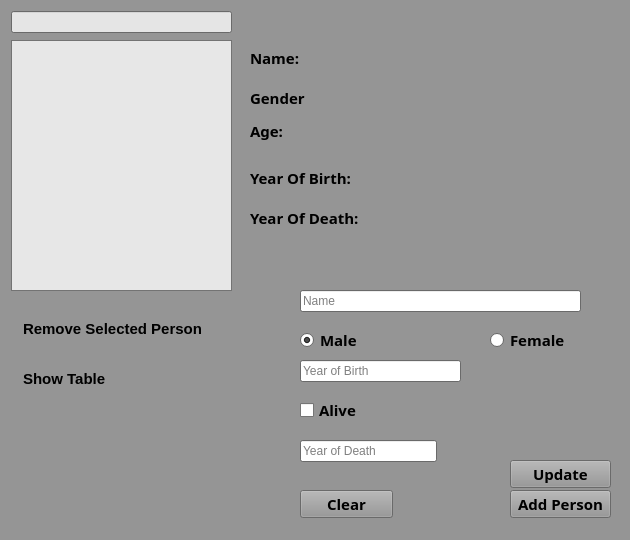
<?xml version="1.0" encoding="UTF-8"?>
<ui version="4.0">
 <class>PersonMenu</class>
 <widget class="QWidget" name="PersonMenu">
  <property name="geometry">
   <rect>
    <x>0</x>
    <y>0</y>
    <width>630</width>
    <height>540</height>
   </rect>
  </property>
  <property name="palette">
   <palette>
    <active>
     <colorrole role="WindowText">
      <brush brushstyle="SolidPattern">
       <color alpha="255">
        <red>0</red>
        <green>0</green>
        <blue>0</blue>
       </color>
      </brush>
     </colorrole>
     <colorrole role="Button">
      <brush brushstyle="SolidPattern">
       <color alpha="255">
        <red>149</red>
        <green>149</green>
        <blue>149</blue>
       </color>
      </brush>
     </colorrole>
     <colorrole role="Light">
      <brush brushstyle="SolidPattern">
       <color alpha="255">
        <red>224</red>
        <green>224</green>
        <blue>224</blue>
       </color>
      </brush>
     </colorrole>
     <colorrole role="Midlight">
      <brush brushstyle="SolidPattern">
       <color alpha="255">
        <red>186</red>
        <green>186</green>
        <blue>186</blue>
       </color>
      </brush>
     </colorrole>
     <colorrole role="Dark">
      <brush brushstyle="SolidPattern">
       <color alpha="255">
        <red>74</red>
        <green>74</green>
        <blue>74</blue>
       </color>
      </brush>
     </colorrole>
     <colorrole role="Mid">
      <brush brushstyle="SolidPattern">
       <color alpha="255">
        <red>99</red>
        <green>99</green>
        <blue>99</blue>
       </color>
      </brush>
     </colorrole>
     <colorrole role="Text">
      <brush brushstyle="SolidPattern">
       <color alpha="255">
        <red>0</red>
        <green>0</green>
        <blue>0</blue>
       </color>
      </brush>
     </colorrole>
     <colorrole role="BrightText">
      <brush brushstyle="SolidPattern">
       <color alpha="255">
        <red>255</red>
        <green>255</green>
        <blue>255</blue>
       </color>
      </brush>
     </colorrole>
     <colorrole role="ButtonText">
      <brush brushstyle="SolidPattern">
       <color alpha="255">
        <red>0</red>
        <green>0</green>
        <blue>0</blue>
       </color>
      </brush>
     </colorrole>
     <colorrole role="Base">
      <brush brushstyle="SolidPattern">
       <color alpha="255">
        <red>255</red>
        <green>255</green>
        <blue>255</blue>
       </color>
      </brush>
     </colorrole>
     <colorrole role="Window">
      <brush brushstyle="SolidPattern">
       <color alpha="255">
        <red>149</red>
        <green>149</green>
        <blue>149</blue>
       </color>
      </brush>
     </colorrole>
     <colorrole role="Shadow">
      <brush brushstyle="SolidPattern">
       <color alpha="255">
        <red>0</red>
        <green>0</green>
        <blue>0</blue>
       </color>
      </brush>
     </colorrole>
     <colorrole role="AlternateBase">
      <brush brushstyle="SolidPattern">
       <color alpha="255">
        <red>202</red>
        <green>202</green>
        <blue>202</blue>
       </color>
      </brush>
     </colorrole>
     <colorrole role="ToolTipBase">
      <brush brushstyle="SolidPattern">
       <color alpha="255">
        <red>255</red>
        <green>255</green>
        <blue>220</blue>
       </color>
      </brush>
     </colorrole>
     <colorrole role="ToolTipText">
      <brush brushstyle="SolidPattern">
       <color alpha="255">
        <red>0</red>
        <green>0</green>
        <blue>0</blue>
       </color>
      </brush>
     </colorrole>
    </active>
    <inactive>
     <colorrole role="WindowText">
      <brush brushstyle="SolidPattern">
       <color alpha="255">
        <red>0</red>
        <green>0</green>
        <blue>0</blue>
       </color>
      </brush>
     </colorrole>
     <colorrole role="Button">
      <brush brushstyle="SolidPattern">
       <color alpha="255">
        <red>149</red>
        <green>149</green>
        <blue>149</blue>
       </color>
      </brush>
     </colorrole>
     <colorrole role="Light">
      <brush brushstyle="SolidPattern">
       <color alpha="255">
        <red>224</red>
        <green>224</green>
        <blue>224</blue>
       </color>
      </brush>
     </colorrole>
     <colorrole role="Midlight">
      <brush brushstyle="SolidPattern">
       <color alpha="255">
        <red>186</red>
        <green>186</green>
        <blue>186</blue>
       </color>
      </brush>
     </colorrole>
     <colorrole role="Dark">
      <brush brushstyle="SolidPattern">
       <color alpha="255">
        <red>74</red>
        <green>74</green>
        <blue>74</blue>
       </color>
      </brush>
     </colorrole>
     <colorrole role="Mid">
      <brush brushstyle="SolidPattern">
       <color alpha="255">
        <red>99</red>
        <green>99</green>
        <blue>99</blue>
       </color>
      </brush>
     </colorrole>
     <colorrole role="Text">
      <brush brushstyle="SolidPattern">
       <color alpha="255">
        <red>0</red>
        <green>0</green>
        <blue>0</blue>
       </color>
      </brush>
     </colorrole>
     <colorrole role="BrightText">
      <brush brushstyle="SolidPattern">
       <color alpha="255">
        <red>255</red>
        <green>255</green>
        <blue>255</blue>
       </color>
      </brush>
     </colorrole>
     <colorrole role="ButtonText">
      <brush brushstyle="SolidPattern">
       <color alpha="255">
        <red>0</red>
        <green>0</green>
        <blue>0</blue>
       </color>
      </brush>
     </colorrole>
     <colorrole role="Base">
      <brush brushstyle="SolidPattern">
       <color alpha="255">
        <red>255</red>
        <green>255</green>
        <blue>255</blue>
       </color>
      </brush>
     </colorrole>
     <colorrole role="Window">
      <brush brushstyle="SolidPattern">
       <color alpha="255">
        <red>149</red>
        <green>149</green>
        <blue>149</blue>
       </color>
      </brush>
     </colorrole>
     <colorrole role="Shadow">
      <brush brushstyle="SolidPattern">
       <color alpha="255">
        <red>0</red>
        <green>0</green>
        <blue>0</blue>
       </color>
      </brush>
     </colorrole>
     <colorrole role="AlternateBase">
      <brush brushstyle="SolidPattern">
       <color alpha="255">
        <red>202</red>
        <green>202</green>
        <blue>202</blue>
       </color>
      </brush>
     </colorrole>
     <colorrole role="ToolTipBase">
      <brush brushstyle="SolidPattern">
       <color alpha="255">
        <red>255</red>
        <green>255</green>
        <blue>220</blue>
       </color>
      </brush>
     </colorrole>
     <colorrole role="ToolTipText">
      <brush brushstyle="SolidPattern">
       <color alpha="255">
        <red>0</red>
        <green>0</green>
        <blue>0</blue>
       </color>
      </brush>
     </colorrole>
    </inactive>
    <disabled>
     <colorrole role="WindowText">
      <brush brushstyle="SolidPattern">
       <color alpha="255">
        <red>74</red>
        <green>74</green>
        <blue>74</blue>
       </color>
      </brush>
     </colorrole>
     <colorrole role="Button">
      <brush brushstyle="SolidPattern">
       <color alpha="255">
        <red>149</red>
        <green>149</green>
        <blue>149</blue>
       </color>
      </brush>
     </colorrole>
     <colorrole role="Light">
      <brush brushstyle="SolidPattern">
       <color alpha="255">
        <red>224</red>
        <green>224</green>
        <blue>224</blue>
       </color>
      </brush>
     </colorrole>
     <colorrole role="Midlight">
      <brush brushstyle="SolidPattern">
       <color alpha="255">
        <red>186</red>
        <green>186</green>
        <blue>186</blue>
       </color>
      </brush>
     </colorrole>
     <colorrole role="Dark">
      <brush brushstyle="SolidPattern">
       <color alpha="255">
        <red>74</red>
        <green>74</green>
        <blue>74</blue>
       </color>
      </brush>
     </colorrole>
     <colorrole role="Mid">
      <brush brushstyle="SolidPattern">
       <color alpha="255">
        <red>99</red>
        <green>99</green>
        <blue>99</blue>
       </color>
      </brush>
     </colorrole>
     <colorrole role="Text">
      <brush brushstyle="SolidPattern">
       <color alpha="255">
        <red>74</red>
        <green>74</green>
        <blue>74</blue>
       </color>
      </brush>
     </colorrole>
     <colorrole role="BrightText">
      <brush brushstyle="SolidPattern">
       <color alpha="255">
        <red>255</red>
        <green>255</green>
        <blue>255</blue>
       </color>
      </brush>
     </colorrole>
     <colorrole role="ButtonText">
      <brush brushstyle="SolidPattern">
       <color alpha="255">
        <red>74</red>
        <green>74</green>
        <blue>74</blue>
       </color>
      </brush>
     </colorrole>
     <colorrole role="Base">
      <brush brushstyle="SolidPattern">
       <color alpha="255">
        <red>149</red>
        <green>149</green>
        <blue>149</blue>
       </color>
      </brush>
     </colorrole>
     <colorrole role="Window">
      <brush brushstyle="SolidPattern">
       <color alpha="255">
        <red>149</red>
        <green>149</green>
        <blue>149</blue>
       </color>
      </brush>
     </colorrole>
     <colorrole role="Shadow">
      <brush brushstyle="SolidPattern">
       <color alpha="255">
        <red>0</red>
        <green>0</green>
        <blue>0</blue>
       </color>
      </brush>
     </colorrole>
     <colorrole role="AlternateBase">
      <brush brushstyle="SolidPattern">
       <color alpha="255">
        <red>149</red>
        <green>149</green>
        <blue>149</blue>
       </color>
      </brush>
     </colorrole>
     <colorrole role="ToolTipBase">
      <brush brushstyle="SolidPattern">
       <color alpha="255">
        <red>255</red>
        <green>255</green>
        <blue>220</blue>
       </color>
      </brush>
     </colorrole>
     <colorrole role="ToolTipText">
      <brush brushstyle="SolidPattern">
       <color alpha="255">
        <red>0</red>
        <green>0</green>
        <blue>0</blue>
       </color>
      </brush>
     </colorrole>
    </disabled>
   </palette>
  </property>
  <property name="windowTitle">
   <string>Persons Menu</string>
  </property>
  <widget class="QListWidget" name="listWidgetPerson">
   <property name="geometry">
    <rect>
     <x>11</x>
     <y>40</y>
     <width>221</width>
     <height>251</height>
    </rect>
   </property>
   <property name="palette">
    <palette>
     <active>
      <colorrole role="Base">
       <brush brushstyle="SolidPattern">
        <color alpha="255">
         <red>231</red>
         <green>231</green>
         <blue>231</blue>
        </color>
       </brush>
      </colorrole>
     </active>
     <inactive>
      <colorrole role="Base">
       <brush brushstyle="SolidPattern">
        <color alpha="255">
         <red>231</red>
         <green>231</green>
         <blue>231</blue>
        </color>
       </brush>
      </colorrole>
     </inactive>
     <disabled>
      <colorrole role="Base">
       <brush brushstyle="SolidPattern">
        <color alpha="255">
         <red>125</red>
         <green>125</green>
         <blue>125</blue>
        </color>
       </brush>
      </colorrole>
     </disabled>
    </palette>
   </property>
  </widget>
  <widget class="QLineEdit" name="lineEditSearch">
   <property name="geometry">
    <rect>
     <x>11</x>
     <y>11</y>
     <width>221</width>
     <height>22</height>
    </rect>
   </property>
   <property name="palette">
    <palette>
     <active>
      <colorrole role="Base">
       <brush brushstyle="SolidPattern">
        <color alpha="255">
         <red>229</red>
         <green>229</green>
         <blue>229</blue>
        </color>
       </brush>
      </colorrole>
     </active>
     <inactive>
      <colorrole role="Base">
       <brush brushstyle="SolidPattern">
        <color alpha="255">
         <red>229</red>
         <green>229</green>
         <blue>229</blue>
        </color>
       </brush>
      </colorrole>
     </inactive>
     <disabled>
      <colorrole role="Base">
       <brush brushstyle="SolidPattern">
        <color alpha="255">
         <red>125</red>
         <green>125</green>
         <blue>125</blue>
        </color>
       </brush>
      </colorrole>
     </disabled>
    </palette>
   </property>
  </widget>
  <widget class="QLabel" name="label1">
   <property name="geometry">
    <rect>
     <x>250</x>
     <y>50</y>
     <width>51</width>
     <height>16</height>
    </rect>
   </property>
   <property name="font">
    <font>
     <family>Tw Cen MT</family>
     <pointsize>11</pointsize>
     <weight>75</weight>
     <bold>true</bold>
    </font>
   </property>
   <property name="text">
    <string>Name:</string>
   </property>
  </widget>
  <widget class="QLabel" name="label2">
   <property name="geometry">
    <rect>
     <x>250</x>
     <y>90</y>
     <width>55</width>
     <height>16</height>
    </rect>
   </property>
   <property name="font">
    <font>
     <family>Tw Cen MT</family>
     <pointsize>11</pointsize>
     <weight>75</weight>
     <bold>true</bold>
    </font>
   </property>
   <property name="text">
    <string>Gender:</string>
   </property>
  </widget>
  <widget class="QLabel" name="label3">
   <property name="geometry">
    <rect>
     <x>250</x>
     <y>120</y>
     <width>41</width>
     <height>21</height>
    </rect>
   </property>
   <property name="font">
    <font>
     <family>Tw Cen MT</family>
     <pointsize>11</pointsize>
     <weight>75</weight>
     <bold>true</bold>
    </font>
   </property>
   <property name="text">
    <string>Age:</string>
   </property>
  </widget>
  <widget class="QLabel" name="label4">
   <property name="geometry">
    <rect>
     <x>250</x>
     <y>170</y>
     <width>111</width>
     <height>16</height>
    </rect>
   </property>
   <property name="font">
    <font>
     <family>Tw Cen MT</family>
     <pointsize>11</pointsize>
     <weight>75</weight>
     <bold>true</bold>
    </font>
   </property>
   <property name="text">
    <string>Year Of Birth:</string>
   </property>
  </widget>
  <widget class="QLabel" name="label5">
   <property name="geometry">
    <rect>
     <x>250</x>
     <y>210</y>
     <width>121</width>
     <height>16</height>
    </rect>
   </property>
   <property name="font">
    <font>
     <family>Tw Cen MT</family>
     <pointsize>11</pointsize>
     <weight>75</weight>
     <bold>true</bold>
    </font>
   </property>
   <property name="text">
    <string>Year Of Death:</string>
   </property>
  </widget>
  <widget class="QLabel" name="labelName">
   <property name="geometry">
    <rect>
     <x>300</x>
     <y>50</y>
     <width>171</width>
     <height>20</height>
    </rect>
   </property>
   <property name="text">
    <string/>
   </property>
  </widget>
  <widget class="QLabel" name="labelGender">
   <property name="geometry">
    <rect>
     <x>310</x>
     <y>90</y>
     <width>71</width>
     <height>20</height>
    </rect>
   </property>
   <property name="text">
    <string/>
   </property>
  </widget>
  <widget class="QLabel" name="labelAge">
   <property name="geometry">
    <rect>
     <x>290</x>
     <y>120</y>
     <width>31</width>
     <height>20</height>
    </rect>
   </property>
   <property name="text">
    <string/>
   </property>
  </widget>
  <widget class="QLabel" name="labelYearofBirth">
   <property name="geometry">
    <rect>
     <x>360</x>
     <y>170</y>
     <width>71</width>
     <height>20</height>
    </rect>
   </property>
   <property name="text">
    <string/>
   </property>
  </widget>
  <widget class="QLabel" name="labelYearofDeath">
   <property name="geometry">
    <rect>
     <x>370</x>
     <y>210</y>
     <width>71</width>
     <height>20</height>
    </rect>
   </property>
   <property name="text">
    <string/>
   </property>
  </widget>
  <widget class="QCommandLinkButton" name="commandLinkButtonRemovePerson">
   <property name="geometry">
    <rect>
     <x>10</x>
     <y>310</y>
     <width>261</width>
     <height>41</height>
    </rect>
   </property>
   <property name="palette">
    <palette>
     <active>
      <colorrole role="Base">
       <brush brushstyle="SolidPattern">
        <color alpha="255">
         <red>139</red>
         <green>139</green>
         <blue>139</blue>
        </color>
       </brush>
      </colorrole>
     </active>
     <inactive>
      <colorrole role="Base">
       <brush brushstyle="SolidPattern">
        <color alpha="255">
         <red>139</red>
         <green>139</green>
         <blue>139</blue>
        </color>
       </brush>
      </colorrole>
     </inactive>
     <disabled>
      <colorrole role="Base">
       <brush brushstyle="SolidPattern">
        <color alpha="255">
         <red>125</red>
         <green>125</green>
         <blue>125</blue>
        </color>
       </brush>
      </colorrole>
     </disabled>
    </palette>
   </property>
   <property name="font">
    <font>
     <family>Segoe UI</family>
     <pointsize>11</pointsize>
     <weight>75</weight>
     <bold>true</bold>
    </font>
   </property>
   <property name="text">
    <string>Remove Selected Person</string>
   </property>
   <property name="iconSize">
    <size>
     <width>0</width>
     <height>0</height>
    </size>
   </property>
  </widget>
  <widget class="QCommandLinkButton" name="commandLinkButtonShowTable">
   <property name="geometry">
    <rect>
     <x>10</x>
     <y>360</y>
     <width>241</width>
     <height>41</height>
    </rect>
   </property>
   <property name="palette">
    <palette>
     <active>
      <colorrole role="Base">
       <brush brushstyle="SolidPattern">
        <color alpha="255">
         <red>121</red>
         <green>121</green>
         <blue>121</blue>
        </color>
       </brush>
      </colorrole>
     </active>
     <inactive>
      <colorrole role="Base">
       <brush brushstyle="SolidPattern">
        <color alpha="255">
         <red>121</red>
         <green>121</green>
         <blue>121</blue>
        </color>
       </brush>
      </colorrole>
     </inactive>
     <disabled>
      <colorrole role="Base">
       <brush brushstyle="SolidPattern">
        <color alpha="255">
         <red>125</red>
         <green>125</green>
         <blue>125</blue>
        </color>
       </brush>
      </colorrole>
     </disabled>
    </palette>
   </property>
   <property name="font">
    <font>
     <family>Segoe UI</family>
     <pointsize>11</pointsize>
     <weight>75</weight>
     <bold>true</bold>
    </font>
   </property>
   <property name="text">
    <string>Show Table</string>
   </property>
   <property name="iconSize">
    <size>
     <width>0</width>
     <height>0</height>
    </size>
   </property>
  </widget>
  <widget class="QRadioButton" name="radioButtonPersonGenderMale">
   <property name="geometry">
    <rect>
     <x>300</x>
     <y>330</y>
     <width>95</width>
     <height>20</height>
    </rect>
   </property>
   <property name="font">
    <font>
     <family>Tw Cen MT</family>
     <pointsize>11</pointsize>
     <weight>75</weight>
     <bold>true</bold>
    </font>
   </property>
   <property name="text">
    <string>Male</string>
   </property>
   <property name="checked">
    <bool>true</bool>
   </property>
  </widget>
  <widget class="QPushButton" name="pushButtonAddPerson">
   <property name="geometry">
    <rect>
     <x>510</x>
     <y>490</y>
     <width>101</width>
     <height>28</height>
    </rect>
   </property>
   <property name="font">
    <font>
     <family>Tw Cen MT</family>
     <pointsize>11</pointsize>
     <weight>75</weight>
     <bold>true</bold>
    </font>
   </property>
   <property name="text">
    <string>Add Person</string>
   </property>
   <property name="iconSize">
    <size>
     <width>0</width>
     <height>0</height>
    </size>
   </property>
  </widget>
  <widget class="QCheckBox" name="checkBoxPersonAlive">
   <property name="geometry">
    <rect>
     <x>300</x>
     <y>400</y>
     <width>81</width>
     <height>20</height>
    </rect>
   </property>
   <property name="font">
    <font>
     <family>Tw Cen MT</family>
     <pointsize>11</pointsize>
     <weight>75</weight>
     <bold>true</bold>
    </font>
   </property>
   <property name="text">
    <string>Alive</string>
   </property>
  </widget>
  <widget class="QRadioButton" name="radioButtonPersonGenderFemale">
   <property name="geometry">
    <rect>
     <x>490</x>
     <y>330</y>
     <width>95</width>
     <height>20</height>
    </rect>
   </property>
   <property name="font">
    <font>
     <family>Tw Cen MT</family>
     <pointsize>11</pointsize>
     <weight>75</weight>
     <bold>true</bold>
    </font>
   </property>
   <property name="text">
    <string>Female</string>
   </property>
  </widget>
  <widget class="QPushButton" name="pushButtonClear">
   <property name="geometry">
    <rect>
     <x>300</x>
     <y>490</y>
     <width>93</width>
     <height>28</height>
    </rect>
   </property>
   <property name="font">
    <font>
     <family>Tw Cen MT</family>
     <pointsize>11</pointsize>
     <weight>75</weight>
     <bold>true</bold>
    </font>
   </property>
   <property name="text">
    <string>Clear</string>
   </property>
   <property name="iconSize">
    <size>
     <width>0</width>
     <height>0</height>
    </size>
   </property>
  </widget>
  <widget class="QLineEdit" name="lineEditPersonName">
   <property name="geometry">
    <rect>
     <x>300</x>
     <y>290</y>
     <width>281</width>
     <height>22</height>
    </rect>
   </property>
   <property name="placeholderText">
    <string>Name</string>
   </property>
  </widget>
  <widget class="QLineEdit" name="lineEditPersonYearOfDeath">
   <property name="geometry">
    <rect>
     <x>300</x>
     <y>440</y>
     <width>137</width>
     <height>22</height>
    </rect>
   </property>
   <property name="placeholderText">
    <string>Year of Death</string>
   </property>
  </widget>
  <widget class="QLineEdit" name="lineEditPersonYearOfBirth">
   <property name="geometry">
    <rect>
     <x>300</x>
     <y>360</y>
     <width>161</width>
     <height>22</height>
    </rect>
   </property>
   <property name="placeholderText">
    <string>Year of Birth</string>
   </property>
  </widget>
  <widget class="QPushButton" name="pushButtonUpdatePerson">
   <property name="geometry">
    <rect>
     <x>510</x>
     <y>460</y>
     <width>101</width>
     <height>28</height>
    </rect>
   </property>
   <property name="font">
    <font>
     <family>Tw Cen MT</family>
     <pointsize>11</pointsize>
     <weight>75</weight>
     <bold>true</bold>
    </font>
   </property>
   <property name="text">
    <string>Update</string>
   </property>
  </widget>
 </widget>
 <resources/>
 <connections/>
</ui>
